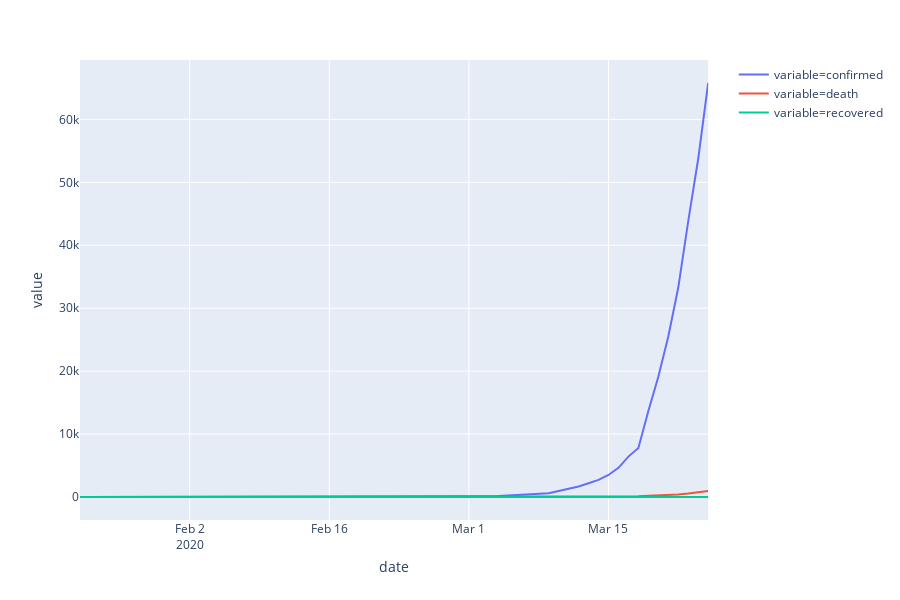

Notebook code for this chart:
### Code cell
import plotly.express as px
fig = px.line(data3, x="date", y="value", color='variable')
fig.show()
